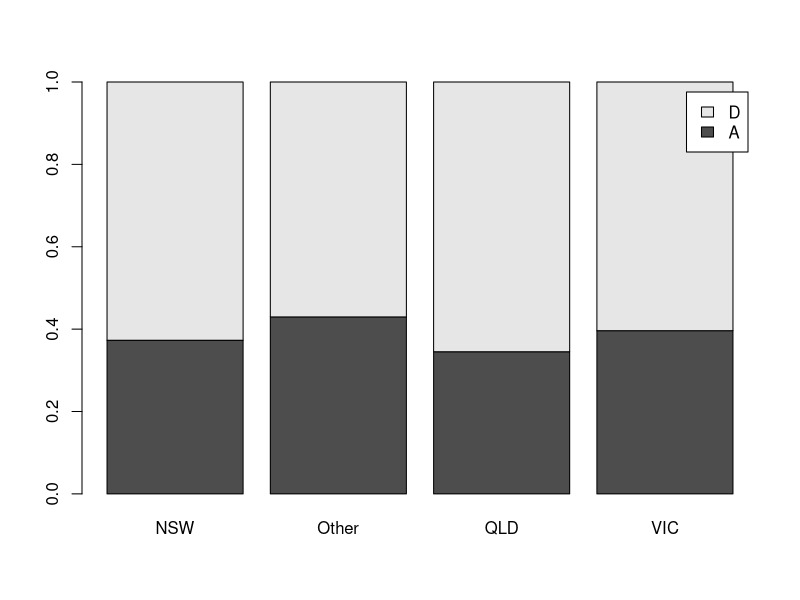
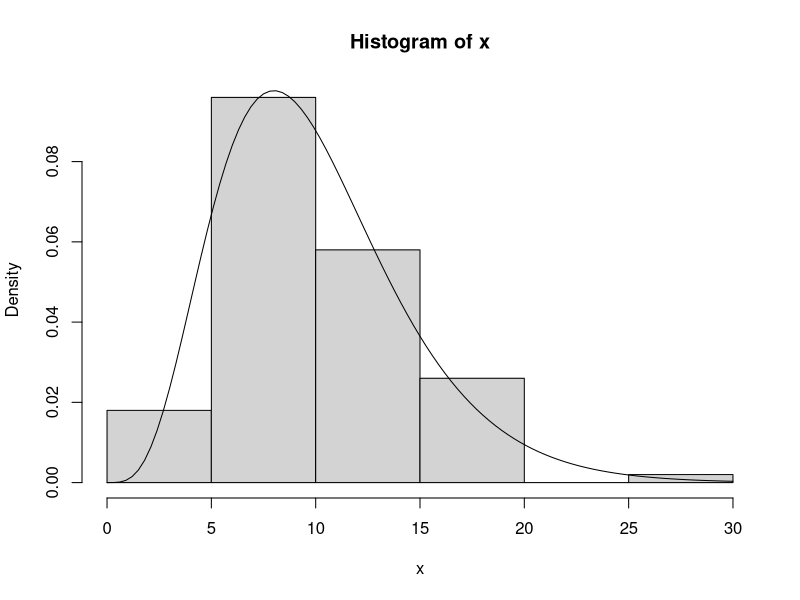

Source code (R) for these figures, in order:
library("MASS")


#1
#a)
sum(Aids2$age<20)

#b)
i = order(Aids2$diag)
Aids2[i[1:5],2]
#samo muzhe


#v)
men = Aids2[Aids2$sex=='M',]
sum(men$T.categ=='blood')/length(men$T.categ)


#g)
barplot(prop.table(table(Aids2$status,Aids2$state),2),legend=T)

#2)
women =Aids2[Aids2$sex=='F',]
lw  = length(women[,women$status])
lm  = length(men[,men$status])
pw  = table(women$status=="D")[2]
pm = table(men$status=="D")[2]
prop.test(c(pw,lw),c(pm,lm),alternative = "less")
#pvalue>0.05 => Ne othurlqme hipotezata => Ne e vqrno che smurtnostta pri jeni e < ot tazi na muzhe



#3

x = Aids2[Aids2$status == 'D',];
y = (x$death - x$diag)/365 + x$age


shapiro.test(y)
#ne sa normalni => wilcox.test

wilcox.test(y,mu=38)
#pvalue>0.05 => Priemame H0 che srednoto e 38




#4)


x = rchisq(100,10)

hist(x,probability = T)
curve(dchisq(x,df=10),add = T)